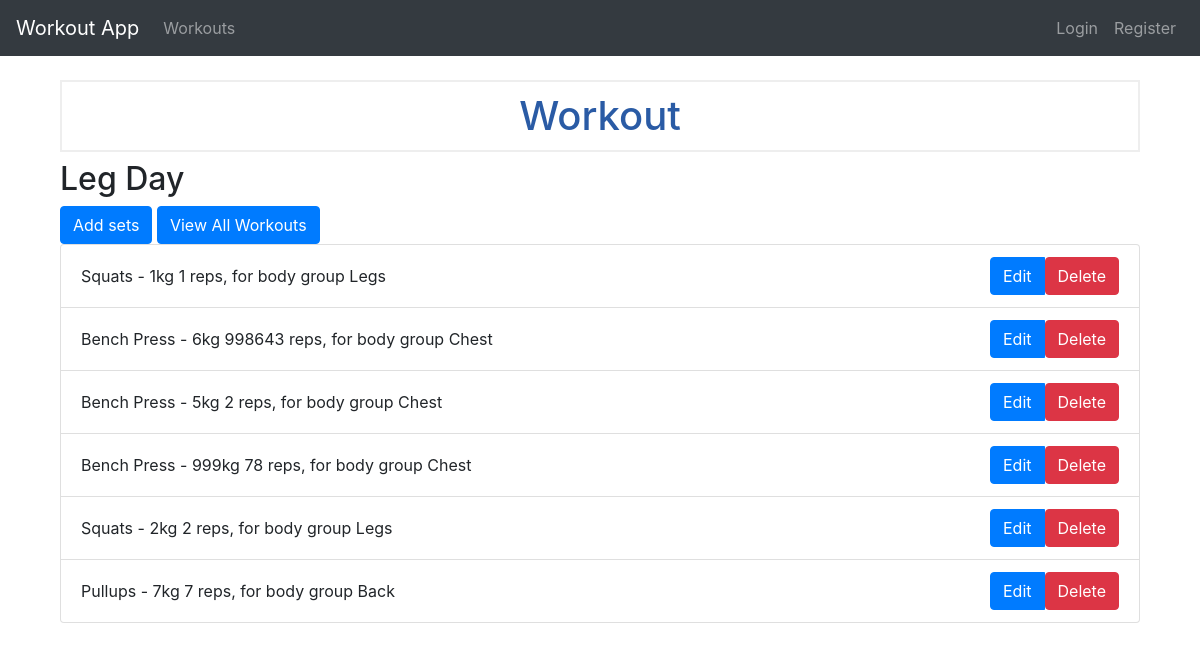
The app's page /workout/1 with its own data.
### tables this page shows
CREATE TABLE workout (
                workout_id INTEGER PRIMARY KEY AUTOINCREMENT,
                workout_name TEXT NOT NULL,
                body_group TEXT NOT NULL,
                email TEXT,
                FOREIGN KEY (email) REFERENCES users(email)
             );

CREATE TABLE sets (
                set_id INTEGER PRIMARY KEY AUTOINCREMENT,
                weight INTEGER NOT NULL,
                reps INTEGER NOT NULL,
                created TIMESTAMP NOT NULL DEFAULT CURRENT_TIMESTAMP,
                exercise_id INTEGER,
                workout_id INTEGER,
                FOREIGN KEY (exercise_id) REFERENCES exercise(exercise_id),
                FOREIGN KEY (workout_id) REFERENCES workout(workout_id)
             );

CREATE TABLE exercise (
                exercise_id INTEGER PRIMARY KEY AUTOINCREMENT,
                name TEXT NOT NULL,
                body_group TEXT NOT NULL,
                description TEXT NOT NULL,
                video_link TEXT
             );

### app.py (the view)
@app.route("/workout/<int:workout_id>")
def view_workout(workout_id):
    c.execute("SELECT * FROM workout WHERE workout_id = ?", (workout_id,))
    workout = c.fetchone()
    c.execute(
        "SELECT exercise.*,sets.set_id, sets.created, sets.weight, sets.reps FROM exercise JOIN sets ON exercise.exercise_id = sets.exercise_id WHERE sets.workout_id = ?",
        (workout_id,),
    )
    exercises = c.fetchall()
    return render_template("workout.html", workout=workout, exercises=exercises)

### templates/workout.html (shortened to what this page needs)
{% extends "base.html" %} {% block content %}
<div class="container">
    <h1>Workout</h1>
    <h2>{{ workout.workout_name }}</h2>
    <a class="btn btn-primary" href="{{ url_for('create_set',workout_id=workout.workout_id) }}">Add sets</a>
    <a class="btn btn-primary" href="{{ url_for('index') }}">View All Workouts</a>
    <ul class="list-group">
        {% for exercise in exercises %}
        <li class="list-group-item d-flex justify-content-between align-items-center">
            {{ exercise.name }} - {{ exercise.weight }}kg {{ exercise.reps }} reps, for body group {{ exercise.body_group }}
            <div class="btn-group" role="group">
                <a href="{{ url_for('edit_set', set_id=exercise.set_id) }}" class="btn btn-primary">Edit</a>
                <form action="{{ url_for('delete_set', set_id=exercise.set_id) }}" method="POST">
                    <button type="submit" class="btn btn-danger" onclick="return confirm('Are you sure you want to delete this set?')">Delete</button>
                </form>
            </div>
        </li>
        {% endfor %}
    </ul>
</div>
{% endblock %}

### static/css/style.css (style rules this page uses)
h1 { border: 2px #eee solid; color: rgb(42, 91, 165); text-align: center; padding: 10px; }

### records on screen
workout: workout_name "Leg Day"
sets: name "Squats", weight "1", reps "1", body_group "Legs"
sets: name "Bench Press", weight "6", reps "998643", body_group "Chest"
sets: name "Bench Press", weight "5", reps "2", body_group "Chest"
sets: name "Bench Press", weight "999", reps "78", body_group "Chest"
sets: name "Squats", weight "2", reps "2", body_group "Legs"
sets: name "Pullups", weight "7", reps "7", body_group "Back"
